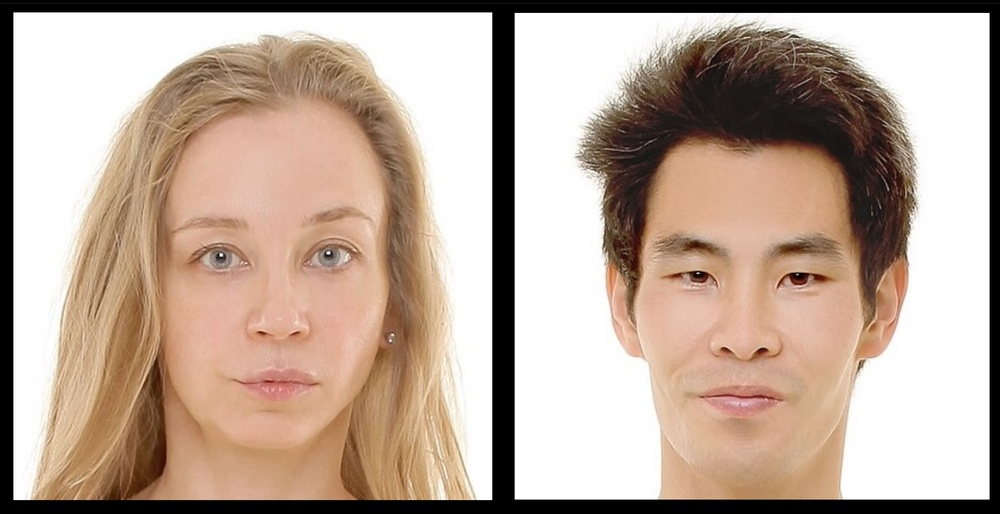
#> input picture 1/Human_faces.jpg, 1000 x 514 px, shrunk from 2015 x 1035 before the run, given in place of the camera
$ python app.py
#> lines starting #> are read from the running program, lines starting #| are printed output that depends on the picture; after the words box and inside, x2 and y2 are one past the last pixel; in counts of white or black regions, pixels touching at a corner belong together
#> in process_video, frame is the input picture: shape (514, 1000, 3); mean B, G, R 153.7, 168.2, 188.8
# dynamic_color_filter.py

import cv2
import numpy as np

def filter_color(image, lower_bound, upper_bound):
    """
    Isolate and manipulate specific colors in the image.

    Args:
        image: The image or frame in which to filter colors.
        lower_bound: The lower bound of the color to isolate (in HSV space).
        upper_bound: The upper bound of the color to isolate (in HSV space).

    Returns:
        The color-filtered image.
    """
    # Convert the image to HSV color space
    hsv_image = cv2.cvtColor(image, cv2.COLOR_BGR2HSV)
#> hsv_image: shape (514, 1000, 3); mean H, S, V 9.1, 54.6, 188.8

    # Create a mask for the specific color range
    mask = cv2.inRange(hsv_image, lower_bound, upper_bound)
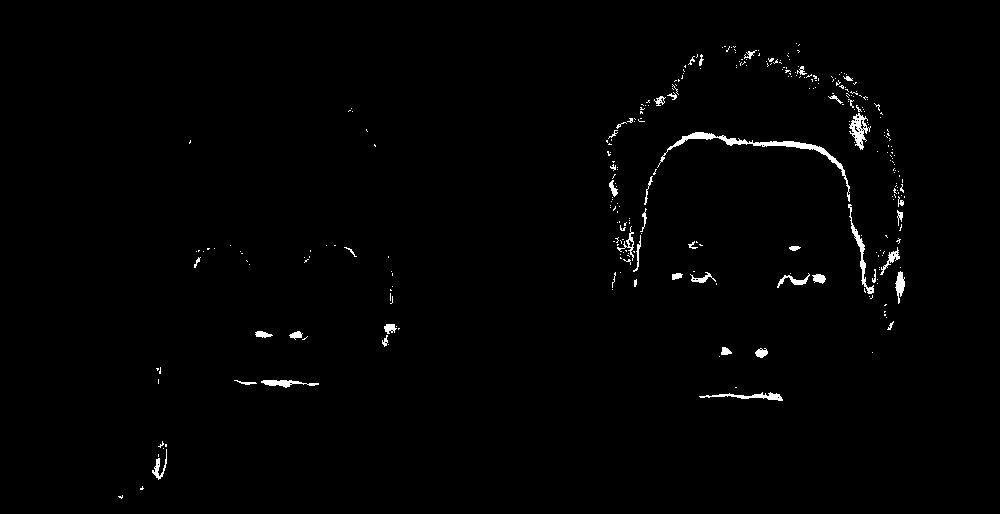
#> mask: shape (514, 1000); 1% white; 306 white regions (261 under 20 px), largest, box (x1, y1, x2, y2) and area: (657, 132, 850, 202) 976, (849, 113, 871, 150) 354, (848, 204, 874, 294) 338

    # Apply the mask to get the filtered image
    filtered_image = cv2.bitwise_and(image, image, mask=mask)
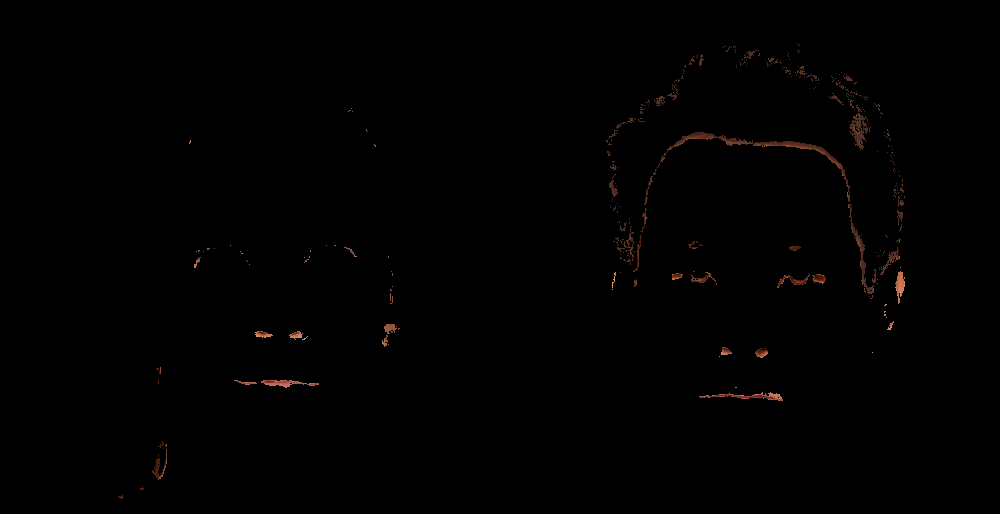
#> filtered_image: shape (514, 1000, 3); mean B, G, R 0.5, 0.6, 1.1

    return filtered_image

def process_video(video_path=None):
    """
    Process a video or webcam feed to dynamically filter and manipulate colors.

    Args:
        video_path: Path to a video file. If None, uses webcam feed.
    """
    # Open the video capture (either a video file or webcam)
    if video_path:
        cap = cv2.VideoCapture(video_path)
    else:
        cap = cv2.VideoCapture(1)  # Use webcam if no video path provided

    # Define color bounds (for example, to isolate red)
    lower_red = np.array([0, 120, 70])  # Lower bound of red in HSV
    upper_red = np.array([10, 255, 255])  # Upper bound of red in HSV

    while cap.isOpened():
        ret, frame = cap.read()
        if not ret:
            break

        # Filter for the specific color (red in this case)
        filtered_frame = filter_color(frame, lower_red, upper_red)

        # Show the original and filtered frames side by side
        combined_frame = np.hstack((frame, filtered_frame))
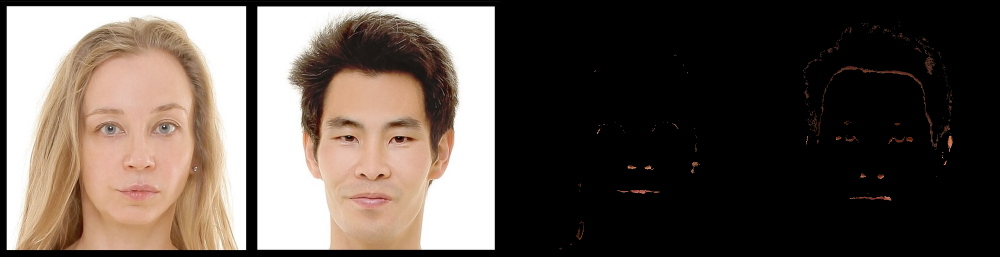
#> combined_frame: shape (514, 2000, 3) (shown at 1/2 size); mean B, G, R 77.1, 84.4, 94.9
        cv2.imshow('Original and Color Filtered', combined_frame)

        # Exit on pressing 'q'
        if cv2.waitKey(1) & 0xFF == ord('q'):
#> (key q is pressed here)
            break

    # Release resources
    cap.release()
    cv2.destroyAllWindows()

if __name__ == "__main__":
    # Call the function to process video or webcam
    process_video()  # Use webcam; for video file, pass the file path as argument
